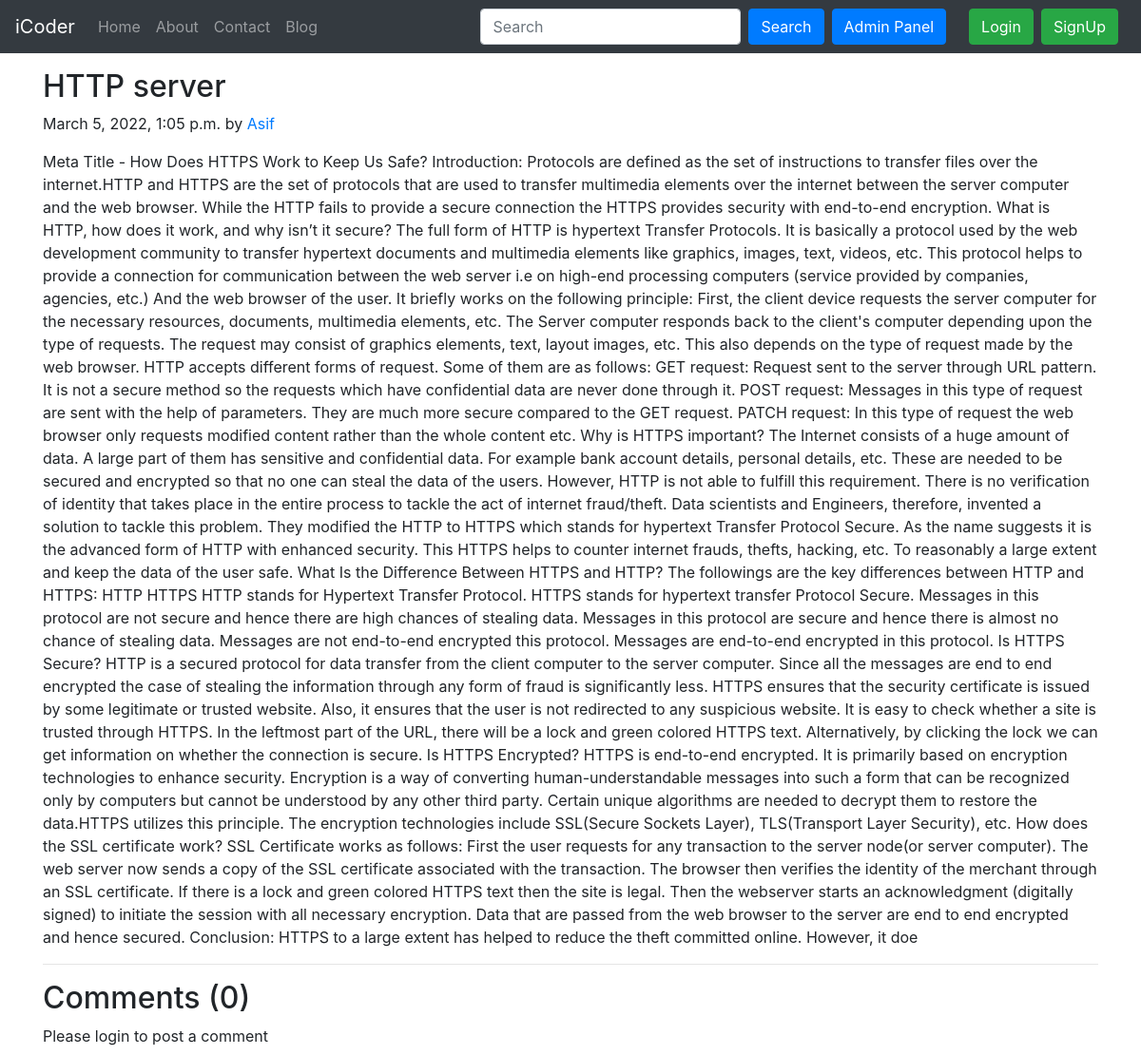
Before: /blog/ok/ with the older database file.
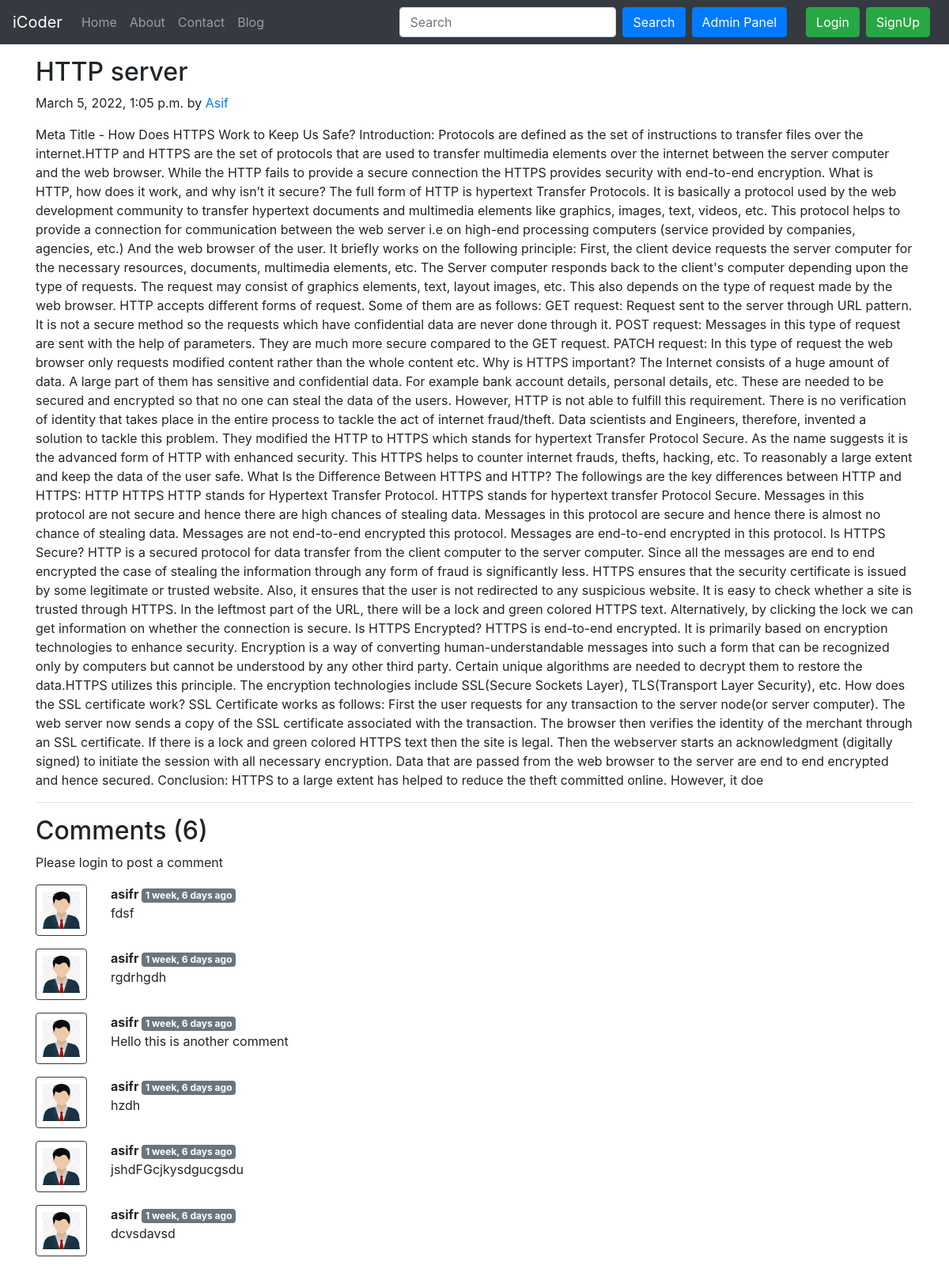
After: the same page with the newer database file.
### blog/models.py (models this page shows, shortened)
class Post(models.Model):
    sno=models.AutoField(primary_key=True)
    title=models.CharField(max_length=255)
    author=models.CharField(max_length=14)
    slug=models.CharField(max_length=130)
    timeStamp=models.DateTimeField(blank=True)
    content=models.TextField()

class BlogComment(models.Model):
    sno= models.AutoField(primary_key=True)
    comment=models.TextField()
    user=models.ForeignKey(User, on_delete=models.CASCADE)
    post=models.ForeignKey(Post, on_delete=models.CASCADE)
    parent=models.ForeignKey('self',on_delete=models.CASCADE, null=True )
    timestamp= models.DateTimeField(default=now)

### blog/views.py (the view)
# urls.py: path('<str:slug>/',views.blogPost,name='blogpost'),
def blogPost(request,slug):
    post= Post.objects.filter(slug=slug).first()
    comments=BlogComment.objects.filter(post=post)
    context={'post':post,'comments':comments}
    return render(request,'blog/blogPost.html',context)

### templates/blog/blogPost.html (shortened to what this page needs)
{% extends 'base.html' %}
{% block body %}
{% load humanize %}
<div class="container my-3">
    <h2 class="blog-post-title">{{post.title}}</h2>
    <p class="blog-post-meta">{{post.timeStamp}} by <a href="/about">{{post.author}}</a></p>
    <p>{{post.content}}</p>
    <hr>
</div>
<div class="container">
    <h2> Comments ({{comments.count}})</h2>
    <div class="my-2">
    {% if user.is_authenticated %}
    <form action="/blog/postComment" method="post">
        {% csrf_token %}
        <div class="form-group">
            <label for="exampleInputEmail1">Post Comment </label>
            <input type="text" class="form-control" name="comment" placeholder="Enter comment here">
        </div>
        <input type="hidden" name="postSno" value="{{post.sno}}">
        <button type="submit" class="btn btn-primary">Submit</button>
    </form>
    {% else %}
    Please login to post a comment
    {% endif %}
    </div>
    {% for comment in comments %}
    <div class="row my-3">
        <div class="col-md-1  ">
        <img class="rounded mx-auto d-block w-100 border border-dark p-2" src="/static/img/user.jpg"  alt="user">
        </div>
        <div class="col-md-11 ">
        <b> {{comment.user.username}} </b> <span class="badge badge-secondary ">{{comment.timestamp| naturaltime}}</span>
        <div>   {{comment.comment}} </div>
    </div>
    </div>
    {% endfor %}
</div>
{% endblock %}

### templates/base.html (shortened to what this page needs)
<!doctype html>
<html lang="en">
  <head>
    <link rel="stylesheet" href="https://stackpath.bootstrapcdn.com/bootstrap/4.5.2/css/bootstrap.min.css">
  </head>
  <body>
    <nav class="navbar navbar-expand-lg navbar-dark bg-dark">
        <a class="navbar-brand" href="/">iCoder</a>
        <div class="collapse navbar-collapse" id="navbarSupportedContent">
          <ul class="navbar-nav mr-auto">
            <li class="nav-item {% block homeactive %}  {% endblock homeactive %}">
              <a class="nav-link" href="/">Home <span class="sr-only">(current)</span></a>
            </li>
            <li class="nav-item {% block aboutactive %}  {% endblock aboutactive %}" >
              <a class="nav-link" href="/about">About</a>
            </li>
            <li class="nav-item {% block contactactive %}  {% endblock contactactive %} ">
              <a class="nav-link" href="/contact">Contact</a>
            </li>
            <li class="nav-item {% block blogactive %}  {% endblock blogactive %} ">
              <a class="nav-link" href="/blog">Blog</a>
            </li>
          </ul>
          <form method="get" action="/search"class="form-inline my-2 my-lg-0 mx-3">
            <input class="form-control mr-sm-2" type="search" placeholder="Search" aria-label="Search" name="query" id="query">
            <button class="btn btn-primary my-2 my-sm-0 " type="submit">Search</button>
            <a href="/admin" role="button" target="_blank" class="btn btn-primary m-2 my-sm-0"> Admin Panel </a>
          </form>
{% if user.is_authenticated %}
<ul></ul>
<font color="white"><i>you are logged in as </i>{{request.user}}</font>
{% else %}
<button type="button" class="btn btn-success mr-2" data-toggle="modal" data-target="#loginModal">
Login
</button>
<button type="button" class="btn btn-success mr-2" data-toggle="modal" data-target="#signupModal">
SignUp
</button>
{% endif %}
        </div>
      </nav>
      {% block body %}  {% endblock body %}
  </body>
</html>

Changed rows visible on the page:
added BlogComment: user.username "asifr", timestamp "1 week, 6 days ago", comment "fdsf"
added BlogComment: user.username "asifr", timestamp "1 week, 6 days ago", comment "rgdrhgdh"
added BlogComment: user.username "asifr", timestamp "1 week, 6 days ago", comment "Hello this is another comment"
added BlogComment: user.username "asifr", timestamp "1 week, 6 days ago", comment "hzdh"
added BlogComment: user.username "asifr", timestamp "1 week, 6 days ago", comment "jshdFGcjkysdgucgsdu"
added BlogComment: user.username "asifr", timestamp "1 week, 6 days ago", comment "dcvsdavsd"
Other visible differences:
{{ comments.count }}: "0" → "6"
